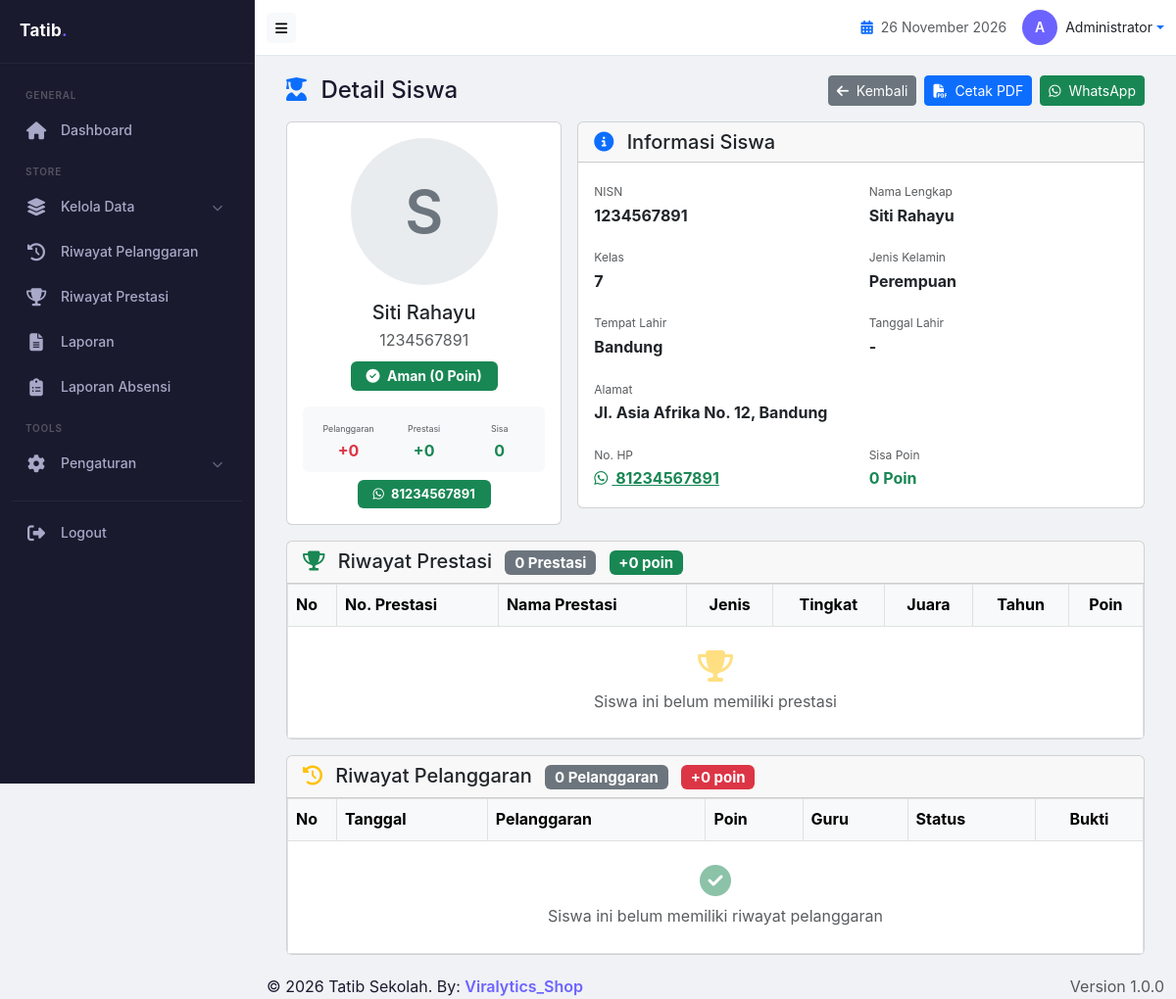
Page /admin/siswa_detail.php?id=24 (signed in) on the committed database.
### tables this page shows
CREATE TABLE `users` (
  `id` int(11) NOT NULL,
  `username` varchar(50) NOT NULL,
  `password` varchar(255) NOT NULL,
  `nama_lengkap` varchar(100) NOT NULL,
  `nip` varchar(20) DEFAULT NULL,
  `role` enum('admin','guru','bk','walikelas') DEFAULT 'guru',
  `jabatan` varchar(50) DEFAULT NULL,
  `no_hp` varchar(15) DEFAULT NULL,
  `foto` varchar(100) DEFAULT NULL,
  `is_piket` tinyint(1) DEFAULT '0',
  `is_bk` tinyint(1) DEFAULT '0',
  `is_walikelas` tinyint(1) DEFAULT '0',
  `created_at` timestamp NOT NULL DEFAULT CURRENT_TIMESTAMP
);

CREATE TABLE `siswa` (
  `id` int(11) NOT NULL,
  `nisn` varchar(20) NOT NULL,
  `nama_siswa` varchar(100) NOT NULL,
  `kelas_id` int(11) DEFAULT NULL,
  `jenis_kelamin` enum('L','P') DEFAULT NULL,
  `tempat_lahir` varchar(50) DEFAULT NULL,
  `tanggal_lahir` date DEFAULT NULL,
  `alamat` text,
  `no_hp` varchar(15) DEFAULT NULL,
  `poin` int(11) DEFAULT '0',
  `foto` varchar(100) DEFAULT NULL,
  `created_at` timestamp NOT NULL DEFAULT CURRENT_TIMESTAMP
);

CREATE TABLE `kelas` (
  `id` int(11) NOT NULL,
  `nama_kelas` varchar(20) NOT NULL,
  `tingkat` varchar(10) DEFAULT NULL,
  `jurusan` varchar(20) DEFAULT NULL,
  `wali_kelas_id` int(11) DEFAULT NULL,
  `tahun_ajaran` varchar(20) DEFAULT NULL,
  `created_at` timestamp NOT NULL DEFAULT CURRENT_TIMESTAMP
);

### admin/siswa_detail.php (the view, shortened to what the rows shown need)
<?php
include '../includes/config.php';
checkLogin();
$id = isset($_GET['id']) ? (int)$_GET['id'] : 0;
$siswa = getSiswaById($id);
$total_poin_pelanggaran = 0;
$total_poin_prestasi = 0;
$poin_akhir = $total_poin_pelanggaran - $total_poin_prestasi;
$level = getPoinLevel($poin_akhir);
include '../includes/header.php';
?>
<div class="container-fluid">
    <div class="row g-3">
        <div class="col-md-4">
            <div class="card">
                <div class="card-body text-center">
                    <?php if (!empty($siswa['foto']) && file_exists(APP_PATH . 'uploads/siswa/' . $siswa['foto'])): ?>
                        <img src="<?= APP_URL ?>uploads/siswa/<?= $siswa['foto'] ?>"
                             alt="Foto" width="150" height="150"
                             style="object-fit: cover; border-radius: 50%; border: 4px solid #e9ecef;">
                    <?php else: ?>
                        <div class="avatar-placeholder" style="width:150px;height:150px;border-radius:50%;background:#e9ecef;display:inline-flex;align-items:center;justify-content:center;color:#6c757d;font-weight:600;font-size:60px;margin:0 auto;">
                            <?= strtoupper(substr($siswa['nama_siswa'], 0, 1)) ?>
                        </div>
                    <?php endif; ?>
                    <h5 class="mt-3 mb-1"><?= htmlspecialchars($siswa['nama_siswa']) ?></h5>
                    <p class="text-muted mb-0"><?= htmlspecialchars($siswa['nisn']) ?></p>
                    <div class="mt-2">
                        <span class="badge bg-<?= $level['color'] ?> px-3 py-2" style="font-size: 14px;">
                        </span>
                    </div>
                    <div class="mt-3 p-2 bg-light rounded">
                        <div class="row g-0">
                        </div>
                    </div>
                    <?php if (!empty($siswa['no_hp'])): ?>
                        <div class="mt-2">
                            <span class="badge bg-success px-3 py-2" style="font-size: 13px;">
                                <i class="fab fa-whatsapp me-1"></i> <?= htmlspecialchars($siswa['no_hp']) ?>
                            </span>
                        </div>
                    <?php endif; ?>
                </div>
            </div>
        </div>
        <div class="col-md-8">
            <div class="card">
                <div class="card-body">
                    <div class="row g-3">
                        <div class="col-md-6">
                            <label class="text-muted mb-0" style="font-size: 12px;">NISN</label>
                            <p class="fw-bold mb-0"><?= htmlspecialchars($siswa['nisn']) ?></p>
                        </div>
                        <div class="col-md-6">
                            <label class="text-muted mb-0" style="font-size: 12px;">Nama Lengkap</label>
                            <p class="fw-bold mb-0"><?= htmlspecialchars($siswa['nama_siswa']) ?></p>
                        </div>
                        <div class="col-md-6">
                            <label class="text-muted mb-0" style="font-size: 12px;">Kelas</label>
                            <p class="fw-bold mb-0"><?= htmlspecialchars($siswa['nama_kelas'] ?? 'Belum ditentukan') ?></p>
                        </div>
                        <div class="col-md-6">
                            <label class="text-muted mb-0" style="font-size: 12px;">Jenis Kelamin</label>
                            <p class="fw-bold mb-0"><?= getJenisKelaminLabel($siswa['jenis_kelamin']) ?></p>
                        </div>
                        <div class="col-md-6">
                            <label class="text-muted mb-0" style="font-size: 12px;">Tempat Lahir</label>
                            <p class="fw-bold mb-0"><?= htmlspecialchars($siswa['tempat_lahir'] ?? '-') ?></p>
                        </div>
                        <div class="col-md-6">
                            <label class="text-muted mb-0" style="font-size: 12px;">Tanggal Lahir</label>
                            <p class="fw-bold mb-0"><?= formatTanggalIndo($siswa['tanggal_lahir']) ?></p>
                        </div>
                        <div class="col-md-12">
                            <label class="text-muted mb-0" style="font-size: 12px;">Alamat</label>
                            <p class="fw-bold mb-0"><?= htmlspecialchars($siswa['alamat'] ?? '-') ?></p>
                        </div>
                        <div class="col-md-6">
                            <p class="fw-bold mb-0">
                                <?php if (!empty($siswa['no_hp'])): ?>
                                    <a href="https://wa.me/62<?= ltrim($siswa['no_hp'], '0') ?>" target="_blank" class="text-success">
                                        <i class="fab fa-whatsapp me-1"></i> <?= htmlspecialchars($siswa['no_hp']) ?>
                                    </a>
                                <?php else: ?>
                                    -
                                <?php endif; ?>
                            </p>
                        </div>
                    </div>
                </div>
            </div>
        </div>
    </div>
    <div class="card mt-3">
        <div class="card-body p-0">
            <div class="table-responsive">
                <table class="table table-bordered table-hover mb-0">
                    <thead class="table-light">
                        <tr>
                            <th width="50">No</th>
                            <th>No. Prestasi</th>
                            <th>Nama Prestasi</th>
                            <th class="text-center">Jenis</th>
                            <th class="text-center">Tingkat</th>
                            <th class="text-center">Juara</th>
                            <th class="text-center">Tahun</th>
                            <th class="text-center">Poin</th>
                        </tr>
                    </thead>
                </table>
            </div>
        </div>
    </div>
    <div class="card mt-3">
        <div class="card-body p-0">
            <div class="table-responsive">
                <table class="table table-bordered table-hover mb-0">
                    <thead class="table-light">
                        <tr>
                            <th width="50">No</th>
                            <th>Tanggal</th>
                            <th>Pelanggaran</th>
                            <th>Poin</th>
                            <th>Guru</th>
                            <th>Status</th>
                            <th class="text-center">Bukti</th>
                        </tr>
                    </thead>
                </table>
            </div>
        </div>
    </div>
</div>
<?php include '../includes/footer.php'; ?>

### includes/header.php (shortened to what the rows shown need)
<?php
$user = getCurrentUser();
?>
<!DOCTYPE html>
<html lang="id">
<head>
    <link href="https://cdn.jsdelivr.net/npm/bootstrap@5.3.0/dist/css/bootstrap.min.css" rel="stylesheet">
    <link href="https://cdnjs.cloudflare.com/ajax/libs/font-awesome/6.4.0/css/all.min.css" rel="stylesheet">
</head>
<body>
    <div class="app-wrapper">
        <div class="main-content">
            <nav class="navbar navbar-custom">
                <div class="container-fluid">
                    <div class="d-flex align-items-center ms-auto">
                        <div class="dropdown">
                            <a href="#" class="d-flex align-items-center text-decoration-none dropdown-toggle" data-bs-toggle="dropdown">
                                <div class="avatar-circle">
                                    <?= strtoupper(substr($user['nama_lengkap'] ?? 'U', 0, 1)) ?>
                                </div>
                                <span class="ms-2 d-none d-md-inline text-dark" style="font-size:14px;">
                                    <?= $user['nama_lengkap'] ?? 'User' ?>
                                </span>
                            </a>
                        </div>
                    </div>
                </div>
            </nav>
            <div class="content-wrapper">

### rows in the picture
users: nama_lengkap "A", nama_lengkap "Administrator"
siswa: nama_siswa "S", nama_siswa "Siti Rahayu", nisn "1234567891", no_hp "81234567891", kelas.nama_kelas "7", jenis_kelamin "Perempuan", tempat_lahir "Bandung", tanggal_lahir "-", alamat "Jl. Asia Afrika No. 12, Bandung"

### other values in the picture
$level['level'] "Aman"
$poin_akhir "0"
$total_poin_pelanggaran "0"
$total_poin_prestasi "0"
count($prestasi) "0"
count($pelanggaran) "0"
APP_NAME "Tatib Sekolah"
APP_VERSION "1.0.0"
